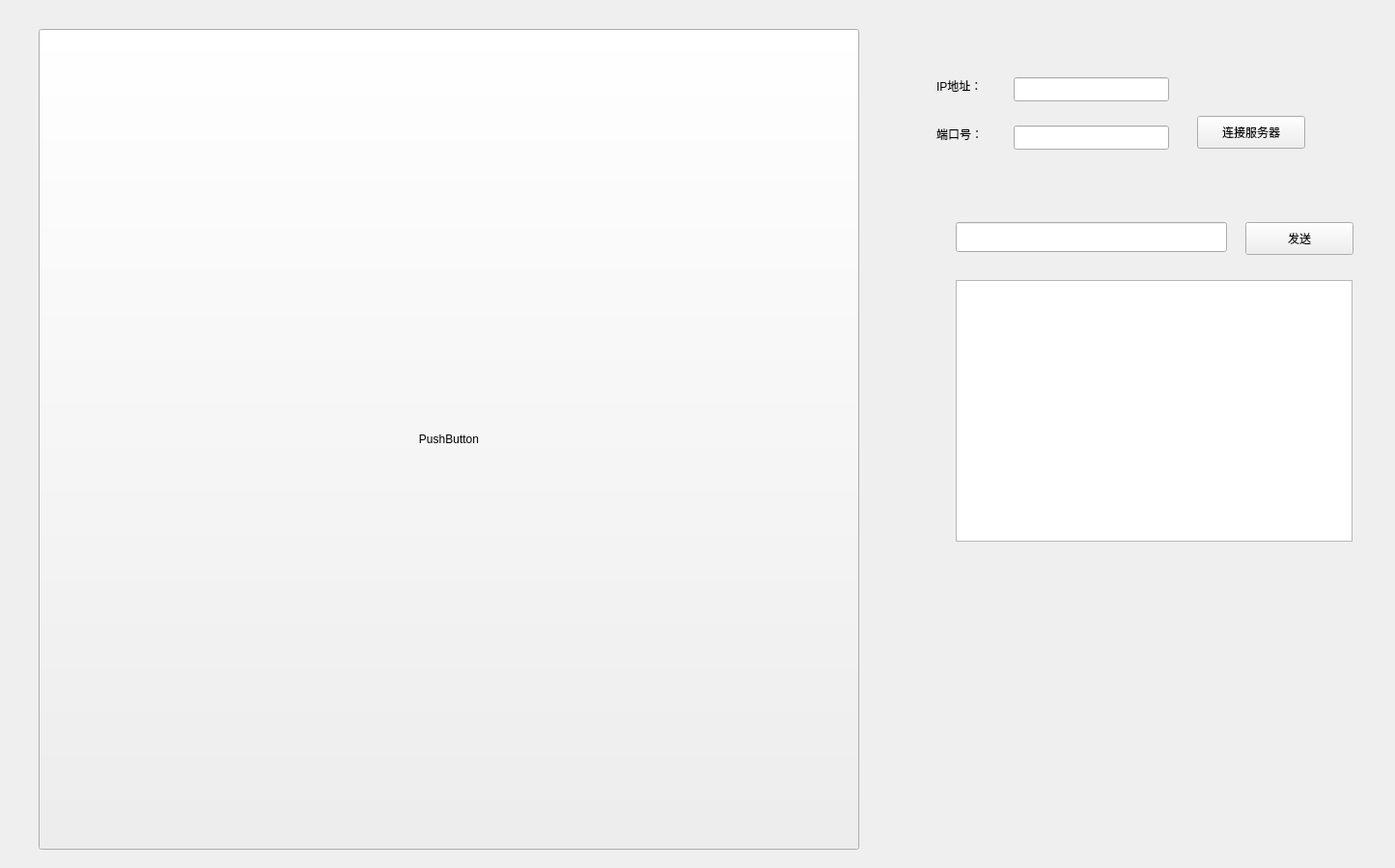
<?xml version="1.0" encoding="UTF-8"?>
<ui version="4.0">
 <class>Widget</class>
 <widget class="QWidget" name="Widget">
  <property name="geometry">
   <rect>
    <x>0</x>
    <y>0</y>
    <width>1445</width>
    <height>899</height>
   </rect>
  </property>
  <property name="windowTitle">
   <string>Widget</string>
  </property>
  <widget class="QLineEdit" name="IPEdit">
   <property name="geometry">
    <rect>
     <x>1050</x>
     <y>80</y>
     <width>161</width>
     <height>25</height>
    </rect>
   </property>
  </widget>
  <widget class="QLineEdit" name="PortEdit">
   <property name="geometry">
    <rect>
     <x>1050</x>
     <y>130</y>
     <width>161</width>
     <height>25</height>
    </rect>
   </property>
  </widget>
  <widget class="QPushButton" name="ConnectBtn">
   <property name="geometry">
    <rect>
     <x>1240</x>
     <y>120</y>
     <width>112</width>
     <height>34</height>
    </rect>
   </property>
   <property name="text">
    <string>连接服务器</string>
   </property>
  </widget>
  <widget class="QLabel" name="label">
   <property name="geometry">
    <rect>
     <x>970</x>
     <y>80</y>
     <width>81</width>
     <height>18</height>
    </rect>
   </property>
   <property name="text">
    <string>IP地址：</string>
   </property>
  </widget>
  <widget class="QLabel" name="label_2">
   <property name="geometry">
    <rect>
     <x>970</x>
     <y>130</y>
     <width>81</width>
     <height>18</height>
    </rect>
   </property>
   <property name="text">
    <string>端口号：</string>
   </property>
  </widget>
  <widget class="QLineEdit" name="messageEdit">
   <property name="geometry">
    <rect>
     <x>990</x>
     <y>230</y>
     <width>281</width>
     <height>31</height>
    </rect>
   </property>
  </widget>
  <widget class="QPushButton" name="sendBtn">
   <property name="geometry">
    <rect>
     <x>1290</x>
     <y>230</y>
     <width>112</width>
     <height>34</height>
    </rect>
   </property>
   <property name="text">
    <string>发送</string>
   </property>
  </widget>
  <widget class="QTextEdit" name="textShow">
   <property name="geometry">
    <rect>
     <x>990</x>
     <y>290</y>
     <width>411</width>
     <height>271</height>
    </rect>
   </property>
  </widget>
  <widget class="QPushButton" name="pushButton">
   <property name="geometry">
    <rect>
     <x>40</x>
     <y>30</y>
     <width>850</width>
     <height>850</height>
    </rect>
   </property>
   <property name="text">
    <string>PushButton</string>
   </property>
   <property name="icon">
    <iconset>
     <normaloff>chessboard.jpg</normaloff>chessboard.jpg</iconset>
   </property>
  </widget>
 </widget>
 <resources/>
 <connections/>
</ui>
